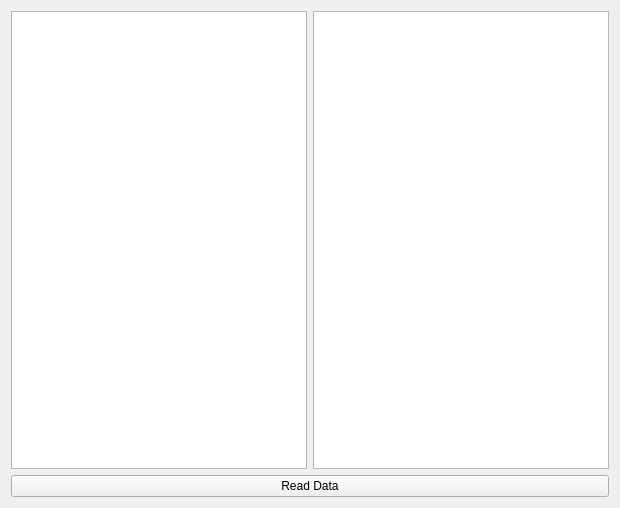
<?xml version="1.0" encoding="UTF-8"?>
<ui version="4.0">
 <class>Widget</class>
 <widget class="QWidget" name="Widget">
  <property name="geometry">
   <rect>
    <x>0</x>
    <y>0</y>
    <width>620</width>
    <height>508</height>
   </rect>
  </property>
  <property name="windowTitle">
   <string>Widget</string>
  </property>
  <layout class="QVBoxLayout" name="verticalLayout">
   <item>
    <layout class="QHBoxLayout" name="horizontalLayout">
     <item>
      <widget class="QTreeView" name="treeView"/>
     </item>
     <item>
      <widget class="QListView" name="listView"/>
     </item>
    </layout>
   </item>
   <item>
    <widget class="QPushButton" name="readDataButton">
     <property name="text">
      <string>Read Data</string>
     </property>
    </widget>
   </item>
  </layout>
 </widget>
 <resources/>
 <connections/>
</ui>
